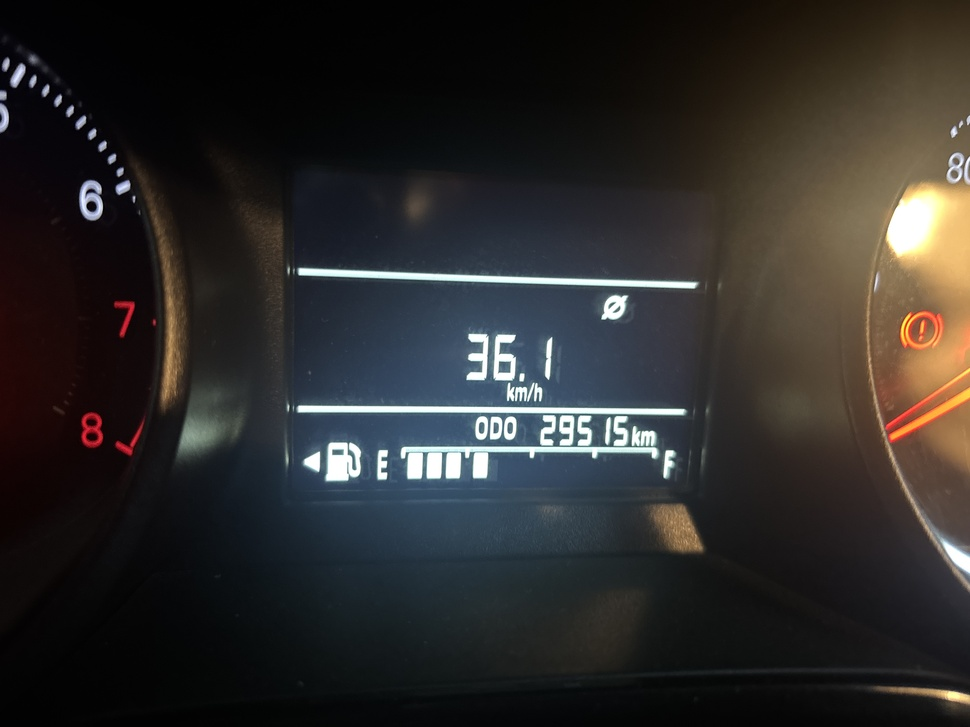
#> input picture camphoto_1029668001.jpg, 970 x 727 px, shrunk from 4032 x 3024 before the run; its folder holds only this picture in this run
$ python extrator_quilometragem.py
#> lines starting #> are read from the running program, lines starting #| are printed output that depends on the picture; after the words box and inside, x2 and y2 are one past the last pixel; in counts of white or black regions, pixels touching at a corner belong together
#!/usr/bin/env python3
# -*- coding: utf-8 -*-
"""
Script para extração de quilometragem de painéis de veículos usando Tesseract OCR.
Autor: Assistente de Desenvolvimento Python
"""

import pytesseract
import cv2
import numpy as np
import re
import os
from pathlib import Path


def pre_process_image(image_path):
    """
    Realiza pré-processamento da imagem para melhorar a precisão do OCR.

    Args:
        image_path: Caminho para a imagem

    Returns:
        Imagem pré-processada
    """
#> called with image_path = 'camphoto_1029668001.jpg'
    # Carregar imagem
    img = cv2.imread(image_path)
#> img is the input picture: shape (727, 970, 3); mean B, G, R 41.8, 43, 44.8

    if img is None:
        raise ValueError(f"Não foi possível carregar a imagem: {image_path}")

    # Converter para escala de cinza
    gray = cv2.cvtColor(img, cv2.COLOR_BGR2GRAY)
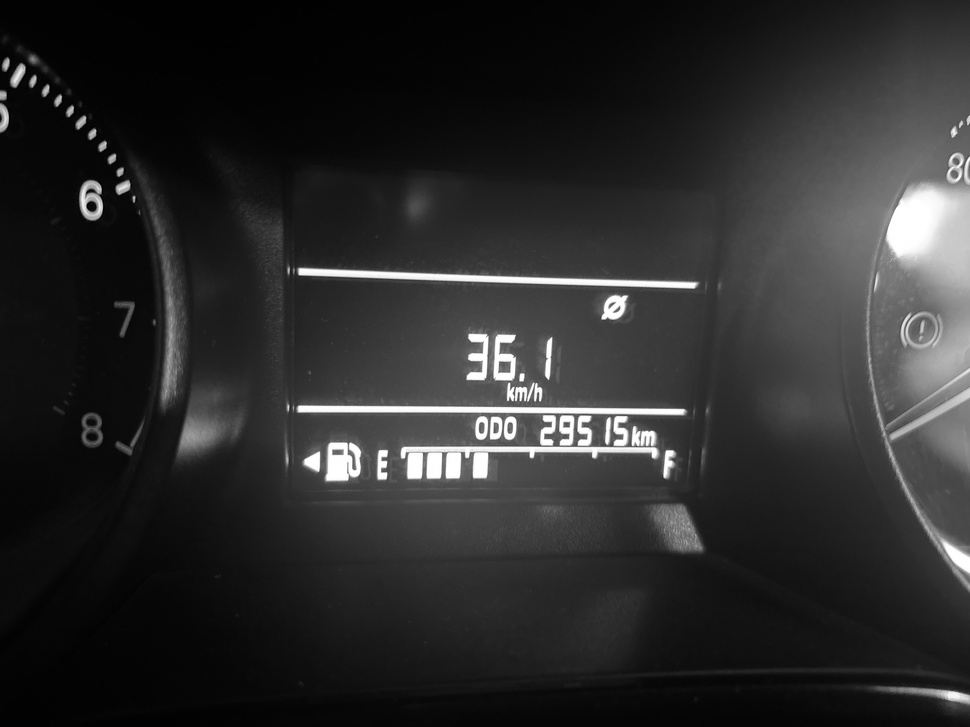
#> gray: shape (727, 970); min 0, max 255, mean 43.4

    # Aplicar blur para reduzir ruído
    blurred = cv2.GaussianBlur(gray, (3, 3), 0)

    # Aplicar threshold para binarização (Otsu)
    _, thresh = cv2.threshold(
        blurred, 0, 255, cv2.THRESH_BINARY + cv2.THRESH_OTSU
    )
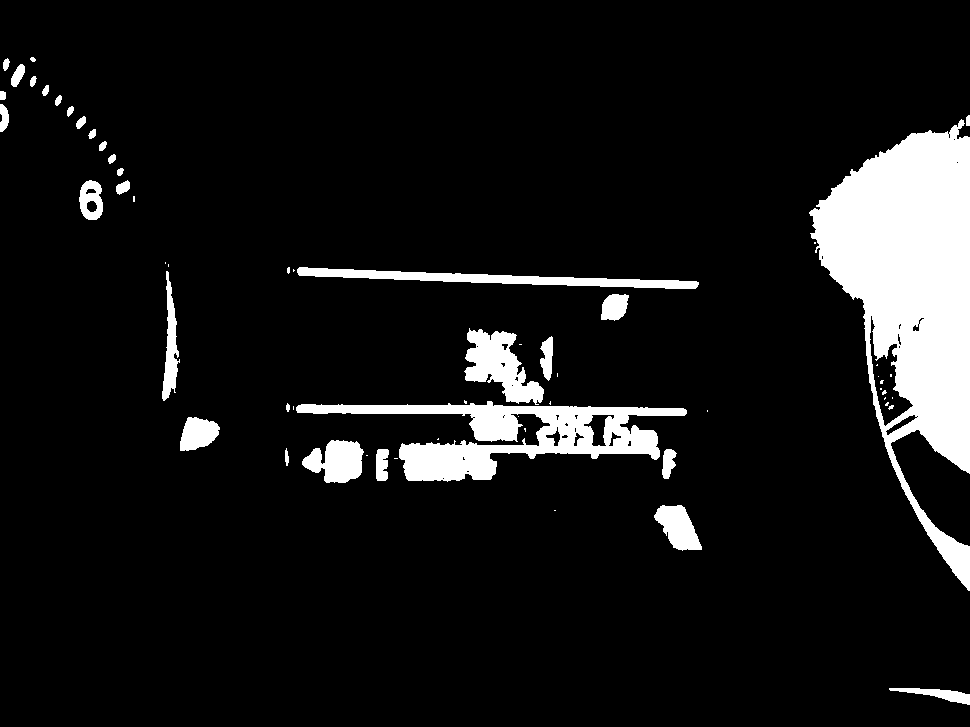
#> thresh: shape (727, 970); 9.1% white; 60 white regions (28 under 20 px), largest, box (x1, y1, x2, y2) and area: (809, 119, 970, 591) 36561, (296, 401, 687, 482) 11892, (297, 267, 699, 289) 3338

    # Aplicar dilatação para conectar caracteres próximos
    kernel = np.ones((1, 1), np.uint8)
    dilated = cv2.dilate(thresh, kernel, iterations=1)

    return dilated, gray, img


def extract_text_from_image(image_path, lang='por'):
    """
    Extrai texto da imagem usando Tesseract OCR.

    Args:
        image_path: Caminho para a imagem
        lang: Idioma para o OCR (padrão: português)

    Returns:
        Dicionário com dados brutos do OCR
    """
    # Pré-processar imagem
    processed_img, gray, original = pre_process_image(image_path)

    # Configurações do Tesseract para melhor precisão em números
    custom_config = r'--oem 3 --psm 6 -c tessedit_char_whitelist=0123456789kmKM'

    # Extrair texto com diferentes configurações
    text_simple = pytesseract.image_to_string(processed_img, lang=lang, config=custom_config)

    # Extrair dados detalhados (posição, confiança, etc.)
    data = pytesseract.image_to_data(processed_img, lang=lang, output_type=pytesseract.Output.DICT)

    return {
        'text': text_simple,
        'data': data,
        'processed_image': processed_img,
        'original_image': original
    }


# [69 lines left out: function find_kilometrage, not called in this run]


def process_image(image_path, display=False):
    """
    Processa uma imagem e extrai a quilometragem.

    Args:
        image_path: Caminho para a imagem
        display: Se True, exibe a imagem processada (requer GUI)

    Returns:
        Dicionário com resultados
    """
    print(f"\n{'='*60}")
    print(f"Processando: {image_path}")
    print('='*60)

    try:
        # Extrair texto
        ocr_data = extract_text_from_image(image_path)

        print(f"\nTexto extraído (bruto):")
        print(f"  {ocr_data['text'].strip()}")

        # Encontrar quilometragem
        kilometrage = find_kilometrage(ocr_data)

        print(f"\nQuilometragem identificada: {kilometrage if kilometrage else 'Não encontrada'}")

        # Se display estiver habilitado, mostrar imagem
        if display:
            try:
                cv2.imshow('Imagem Processada', ocr_data['processed_image'])
                cv2.waitKey(0)
                cv2.destroyAllWindows()
            except:
                print("Nota: Não foi possível exibir a imagem (ambiente sem GUI)")

        return {
            'success': True,
            'image_path': image_path,
            'kilometrage': kilometrage,
            'raw_text': ocr_data['text'].strip()
        }

    except Exception as e:
        print(f"Erro ao processar imagem: {str(e)}")
        return {
            'success': False,
            'image_path': image_path,
            'error': str(e)
        }


def process_all_images(folder_path='.', pattern='*.jpg'):
    """
    Processa todas as imagens em uma pasta.

    Args:
        folder_path: Caminho da pasta com as imagens
        pattern: Padrão glob para buscar imagens

    Returns:
        Lista de resultados
    """
    results = []

    # Buscar todas as imagens
    image_files = list(Path(folder_path).glob(pattern))

    if not image_files:
        print(f"Nenhuma imagem encontrada com o padrão: {pattern}")
        return results

    print(f"\n{'#'*60}")
    print(f"# Encontradas {len(image_files)} imagem(ens) para processar")
    print('#'*60)

    for img_path in image_files:
        result = process_image(str(img_path))
        results.append(result)

    # Resumo final
    print(f"\n{'='*60}")
    print("RESUMO FINAL")
    print('='*60)

    successful = [r for r in results if r.get('success')]
    with_km = [r for r in successful if r.get('kilometrage')]

    print(f"Total de imagens: {len(results)}")
    print(f"Processadas com sucesso: {len(successful)}")
    print(f"Quilometragem encontrada: {len(with_km)}")

    if with_km:
        print(f"\nResultados:")
        for r in with_km:
            print(f"  {Path(r['image_path']).name}: {r['kilometrage']} km")

    return results


def main():
    """Função principal."""
    print("="*60)
    print("EXTRATOR DE QUILOMETRAGEM - TESSERACT OCR")
    print("="*60)

    # Verificar se o Tesseract está instalado
    try:
        pytesseract.get_tesseract_version()
        print("✓ Tesseract OCR detectado")
    except Exception as e:
        print(f"✗ Erro: Tesseract OCR não está instalado ou configurado")
        print(f"  Instale com: sudo apt-get install tesseract-ocr (Linux)")
        print(f"  Ou baixe em: https://github.com/tesseract-ocr/tesseract")
        return

    # Processar todas as imagens na raiz do projeto
    results = process_all_images(folder_path='.', pattern='camphoto_*.jpg')

    # Salvar resultados em arquivo
    if results:
        output_file = 'resultados_quilometragem.txt'
        with open(output_file, 'w', encoding='utf-8') as f:
            f.write("RESULTADOS DA EXTRAÇÃO DE QUILOMETRAGEM\n")
            f.write("="*60 + "\n\n")

            for r in results:
                f.write(f"Imagem: {r['image_path']}\n")
                if r.get('success'):
                    f.write(f"  Quilometragem: {r.get('kilometrage', 'Não encontrada')}\n")
                    f.write(f"  Texto bruto: {r.get('raw_text', 'N/A')}\n")
                else:
                    f.write(f"  Erro: {r.get('error', 'Desconhecido')}\n")
                f.write("\n")

        print(f"\nResultados salvos em: {output_file}")


if __name__ == '__main__':
    main()
#> (the call stopped at in extract_text_from_image, `text_simple = pytesseract.image_to_string(processed_img, lang=lang, co..`: pytesseract is not available in this run)

"""
INSTALAÇÃO DOS REQUISITOS:

1. Instalar Tesseract OCR no sistema:
   Linux: sudo apt-get install tesseract-ocr tesseract-ocr-por
   Windows: Baixe em https://github.com/tesseract-ocr/tesseract
   macOS: brew install tesseract

2. Instalar pacotes Python:
   pip install pytesseract opencv-python numpy

3. (Opcional) Para exibir imagens:
   Linux: sudo apt-get install python3-tk
"""

$ run again, on camphoto_1804928587.jpg
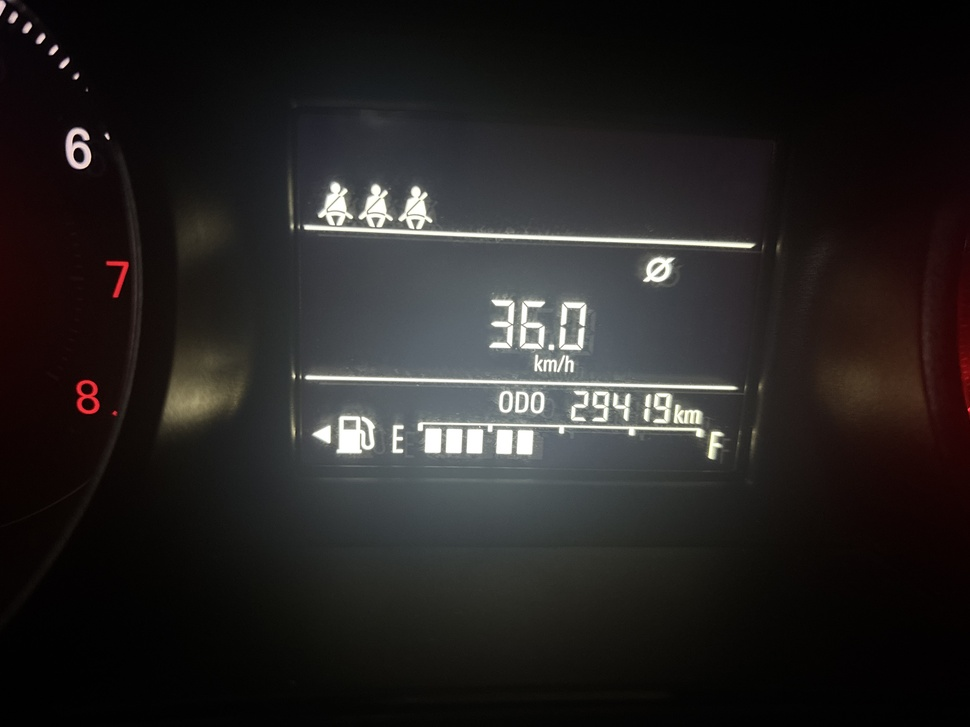
#> input picture camphoto_1804928587.jpg, 970 x 727 px, shrunk from 4032 x 3024 before the run
#> in pre_process_image, img is the input picture: shape (727, 970, 3); mean B, G, R 34, 34.8, 37.4
#> in pre_process_image, `_, thresh = cv2.threshold( blurred, 0, 255, cv2.THRESH_BINARY + cv2.TH..`:
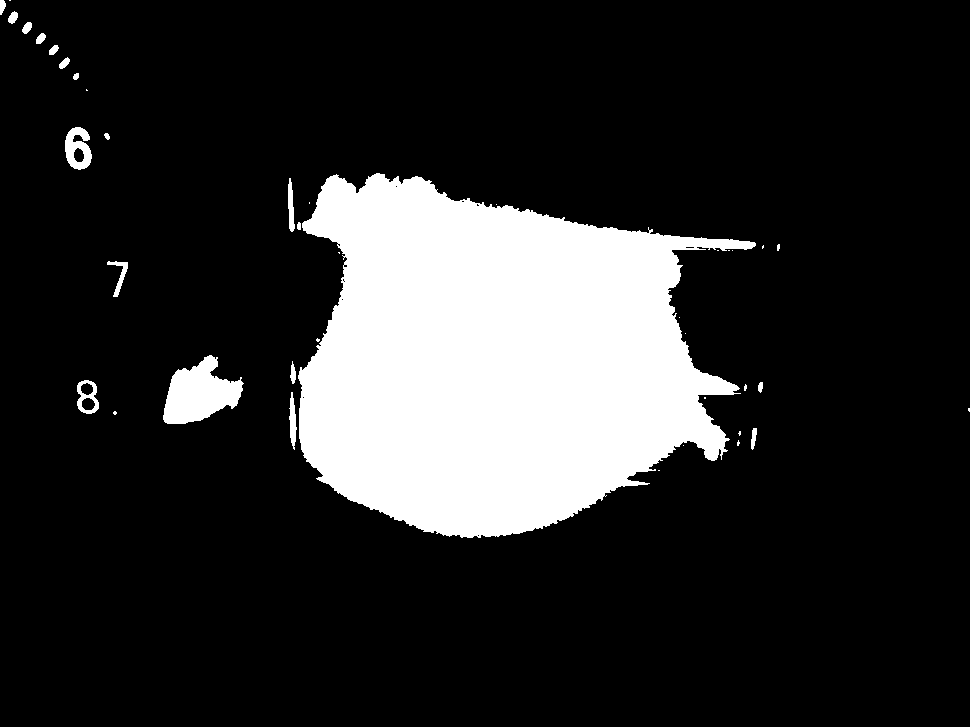
#> thresh: shape (727, 970); 17.1% white; 40 white regions (21 under 20 px), largest, box (x1, y1, x2, y2) and area: (298, 173, 756, 538) 114327, (163, 355, 244, 424) 3370, (65, 127, 92, 170) 738

$ run again, on camphoto_1884832116.jpg
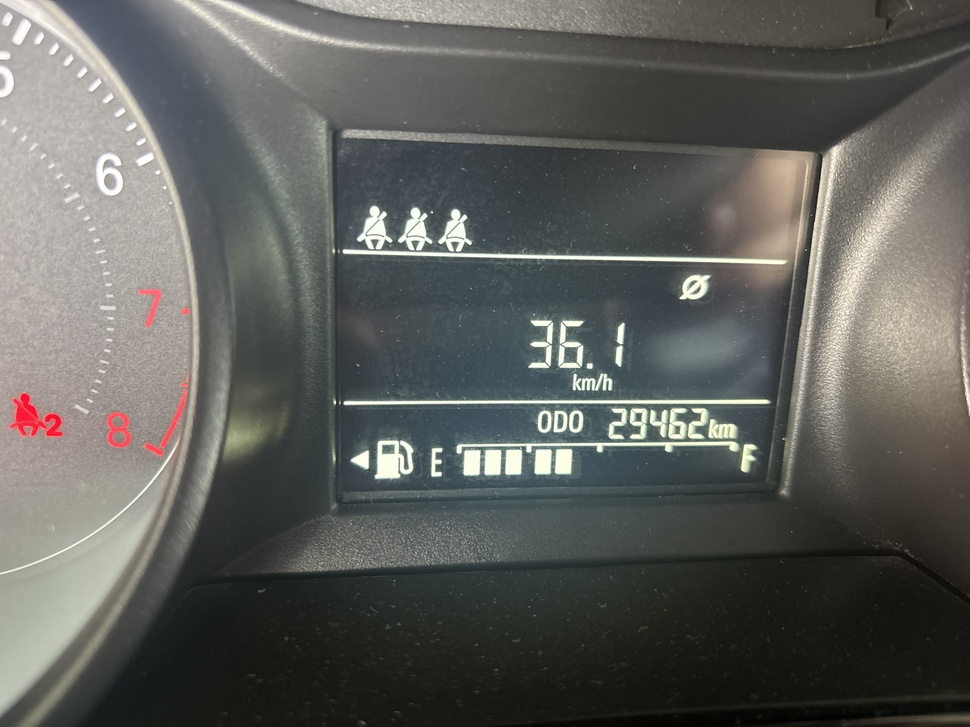
#> input picture camphoto_1884832116.jpg, 970 x 727 px, shrunk from 4032 x 3024 before the run
#> in pre_process_image, img is the input picture: shape (727, 970, 3); mean B, G, R 91.4, 95.4, 94.5
#> in pre_process_image, `_, thresh = cv2.threshold( blurred, 0, 255, cv2.THRESH_BINARY + cv2.TH..`:
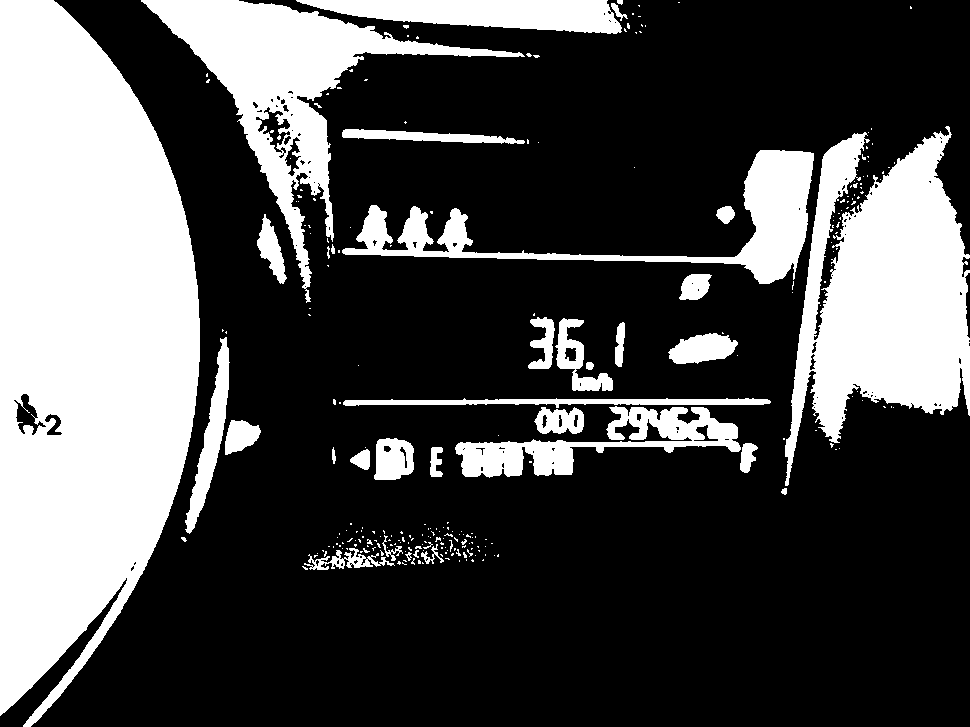
#> thresh: shape (727, 970); 30.4% white; 263 white regions (227 under 20 px), largest, box (x1, y1, x2, y2) and area: (0, 0, 200, 727) 106820, (785, 126, 970, 486) 37648, (141, 0, 525, 303) 23601

$ run again, on camphoto_342241519.jpg
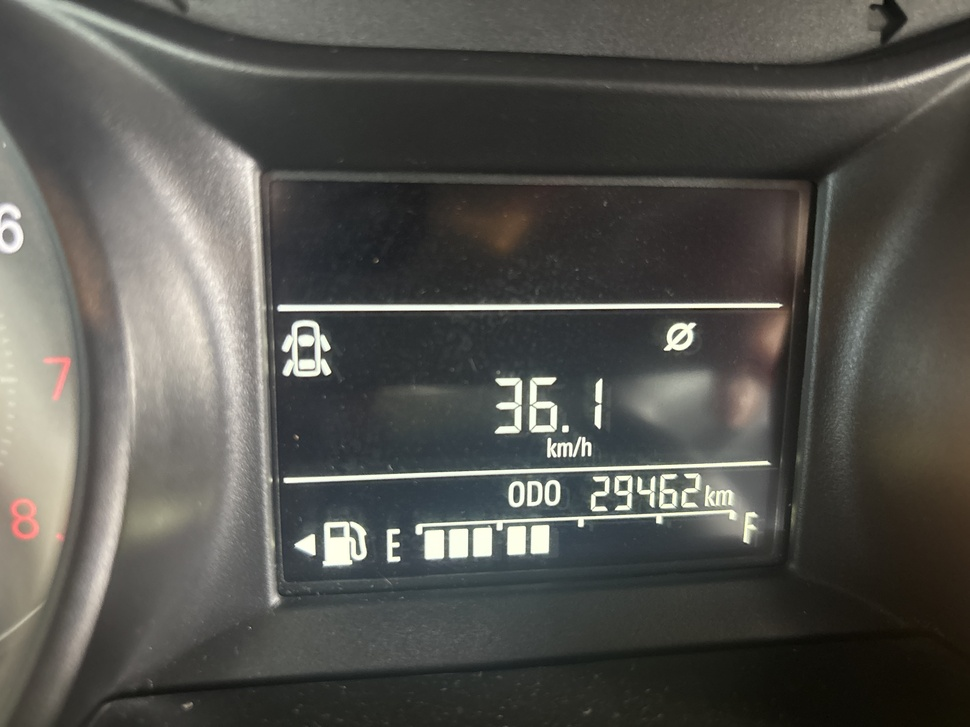
#> input picture camphoto_342241519.jpg, 970 x 727 px, shrunk from 4032 x 3024 before the run
#> in pre_process_image, img is the input picture: shape (727, 970, 3); mean B, G, R 79.1, 83.9, 84.5
#> in pre_process_image, `_, thresh = cv2.threshold( blurred, 0, 255, cv2.THRESH_BINARY + cv2.TH..`:
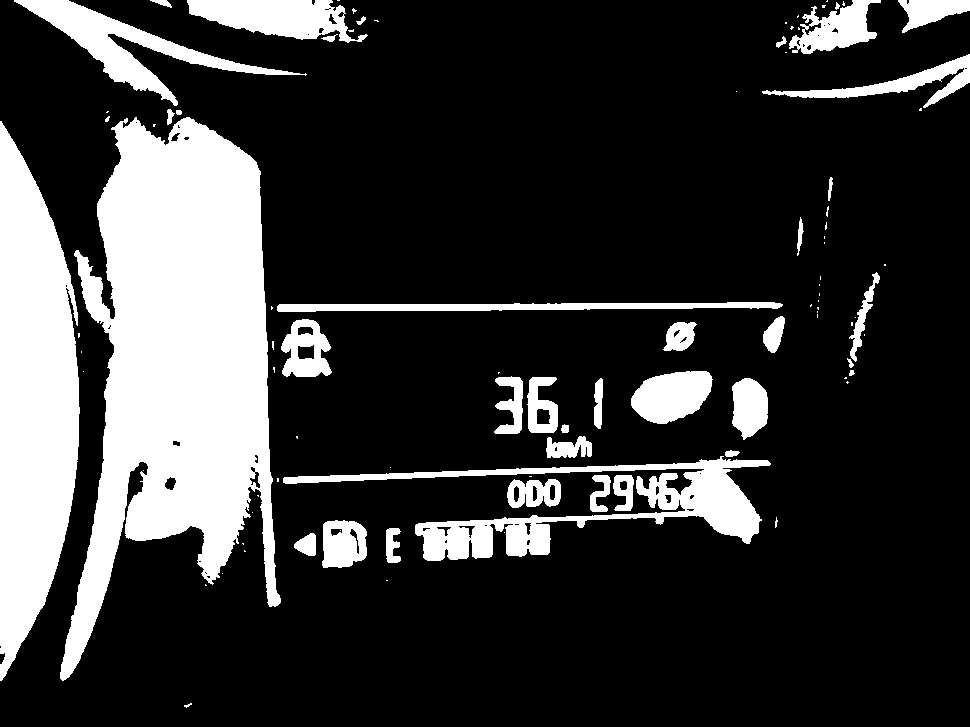
#> thresh: shape (727, 970); 21.6% white; 96 white regions (58 under 20 px), largest, box (x1, y1, x2, y2) and area: (60, 117, 281, 681) 69635, (0, 121, 80, 681) 31424, (283, 456, 771, 561) 12706
